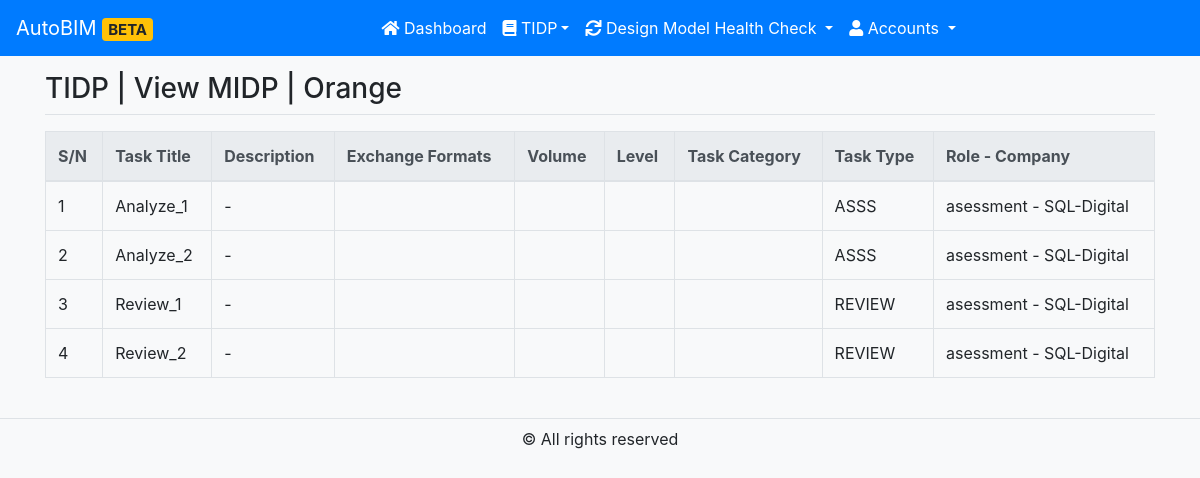
Page /tidp/view-midp/1/ (signed in) on the committed database.
### tidp/models.py (models this page shows, shortened)
class ProjectTask(models.Model):
    project_role = models.ForeignKey(ProjectRole, on_delete=models.CASCADE)
    description = models.CharField(verbose_name="Task Title", max_length=100)
    uniclass_code = models.CharField(max_length=20, blank=True)
    discipline = models.ForeignKey(Discipline, on_delete=models.CASCADE)
    discipline_category = models.ForeignKey(DisciplineCategory, on_delete=models.CASCADE)
    task_type = models.ForeignKey(TaskType, on_delete=models.CASCADE, verbose_name='Task type/form of information')
    volume = models.CharField(max_length=100, blank=True)
    level = models.CharField(max_length=100, blank=True)
    task_category = models.CharField(max_length=100, blank=True)
    exchange_formats = models.CharField(max_length=100, blank=True)
    scale_or_size = models.ForeignKey(ProjectScale, on_delete=models.SET_NULL, null=True, verbose_name='Scale/Size', blank=True)
    eir_reference = models.CharField(verbose_name='EIR Reference', max_length=100, blank=True)
    pir_reference = models.CharField(verbose_name='PIR Reference', max_length=100, blank=True)
    air_reference = models.CharField(verbose_name='AIR Reference', max_length=100, blank=True)
    location = models.CharField(max_length=100, blank=True)
    estimated_production_duration = models.CharField(max_length=100, blank=True)
    code = models.IntegerField(editable=False, default=0)
    created = models.DateTimeField(auto_now_add=True)
    updated = models.DateTimeField(auto_now=True)
    class Meta:
        ordering = ['task_type']
    @property
    def unique_code(self):
        if self.project_role.is_active:
            return '-'
        else:
            number = format(self.code, '05d')
            return f'{self.project_role.project.code}-{self.project_role.project.client.originator_code}-{self.volume}-{self.level}-{self.get_tasktype}-{self.get_role}-{number}'

class ProjectRole(models.Model):
    STATUSES = [
        ('not_sent', 'Not Sent'),
        ('pending', 'Pending'),
        ('approved', 'Approved'),
        ('rejected', 'Rejected'),
    ]
    project = models.ForeignKey(Project, on_delete=models.CASCADE)
    role = models.ForeignKey(Role, on_delete=models.CASCADE)
    company = models.ForeignKey(Company, on_delete=models.CASCADE)
    comment = models.TextField(blank=True)
    status = models.CharField(choices=STATUSES, max_length=20, default='not_sent')
    is_active = models.BooleanField(default=True)
    def __str__(self):
        return f'{self.role.name} - {self.company.company_name}'

class TaskType(models.Model):
    title = models.CharField(max_length=200, unique=True)
    code = models.CharField(max_length=100)
    def __str__(self):
        return self.title

class Role(models.Model):
  STATUS = [
    ('active', 'Active'),
    ('inactive', 'Inactive'),
  ]
  name = models.CharField(max_length=80, unique=True)
  code = models.CharField(max_length=200, blank=True)
  status = models.CharField(max_length=31, choices=STATUS, default="active")
  date_added = models.DateTimeField(auto_now_add=True)

class Company(models.Model):
    company_name = models.CharField(max_length=80, unique=True)
    street_number = models.CharField(max_length=5, blank=True)
    street_name = models.CharField(max_length=100, blank=True)
    city = models.CharField(max_length=100, blank=True)
    country = models.CharField(max_length=50, blank=True)
    postal_code = models.CharField(max_length=10, blank=True)
    phone_number = models.CharField(max_length=15, blank=True)
    contact_person = models.CharField(max_length=30, blank=True)
    email = models.EmailField()
    originator_code = models.CharField(max_length=6, default="ZZ")

### tidp/views.py (the view)
# urls.py: path('view-midp/<int:project_id>/', views.ViewTidpMidp.as_view(), name='view-midp'),
class ViewTidpMidp(LoginRequiredMixin, View):
    template_name = 'tidp/view_tidp.html'
    def get(self, request, *args, **kwargs):
        project = Project.objects.get(pk=kwargs['project_id'])
        tasks = ProjectTask.objects.filter(project_role__project=project)
        title = f"TIDP | View MIDP | {project.name}"
        if kwargs.get('projectrole_id'):
            projectrole = ProjectRole.objects.get(pk=kwargs['projectrole_id'])
            title = f"TIDP | View TIDP | {projectrole}"
            tasks = ProjectTask.objects.filter(project_role_id=kwargs['projectrole_id'])
        context = {
            "title": title,
            "tasks": tasks,
            "templatename": project.midp_tipd_template,
        }
        return render(request, self.template_name, context)

### tidp/templates/tidp/view_tidp.html (shortened to what this page needs)
{% extends "base.html" %}
{% load widget_tweaks %}
{% block page-title %}
{{title}}
{% endblock page-title %}
{% block content %}
{% if templatename == 'standard_template' %}
<div class="table-responsive">
    <table class="table text-nowrap table-bordered">
        <thead class="thead-light">
            <tr>
                <th>S/N</th>
                <th>Task Title</th>
                <th>Description</th>
                <th>Exchange Formats</th>
                <th>Volume</th>
                <th>Level</th>
                <th>Task Category</th>
                <th>Task Type</th>
                <th>Role - Company</th>
            </tr>
        </thead>
        <tbody>
            {% for task in tasks %}
                <tr>
                    <td>{{forloop.counter}} </td>
                    <td>{{task.description}}</td>
                    <td>{{task.unique_code}}  </td>
                    <td>{{task.exchange_formats}} </td>
                    <td>{{task.volume}} </td>
                    <td>{{task.level}} </td>
                    <td>{{task.task_category}} </td>
                    <td>{{task.task_type}} </td>
                    <td>{{task.project_role}} </td>
                </tr>
            {% endfor %}
        </tbody>
    </table>
</div>
{% endif %}
{% endblock content %}

### rows in the picture
ProjectTask: description "Analyze_1", unique_code "-", task_type "ASSS", project_role "asessment - SQL-Digital"
ProjectTask: description "Analyze_2", unique_code "-", task_type "ASSS", project_role "asessment - SQL-Digital"
ProjectTask: description "Review_1", unique_code "-", task_type "REVIEW", project_role "asessment - SQL-Digital"
ProjectTask: description "Review_2", unique_code "-", task_type "REVIEW", project_role "asessment - SQL-Digital"

### other values in the picture
{{ title }} "TIDP | View MIDP | Orange"
